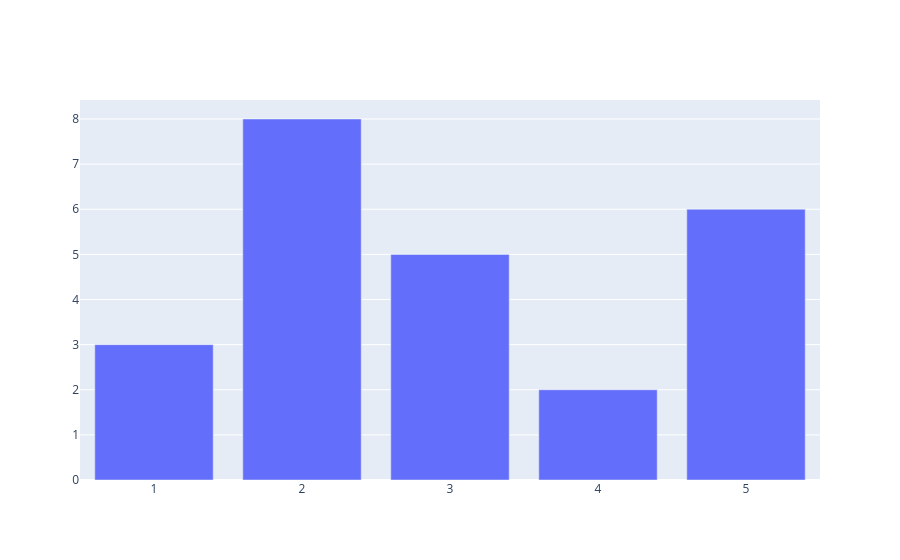

The code cell stored with this chart in its notebook:
### Code cell
#Bar Chart
fig= go.Figure()
fig.add_trace(go.Bar(x=[1,2,3,4,5], y=[3,8,5,2,6]))

### Figure 1 — Plotly figure (JSON) as saved in the notebook; plotly's stock layout.template omitted (floating-point values rounded to 4 significant figures)
{"data": [{"type": "bar", "x": [1, 2, 3, 4, 5], "y": [3, 8, 5, 2, 6]}], "layout": {}}
